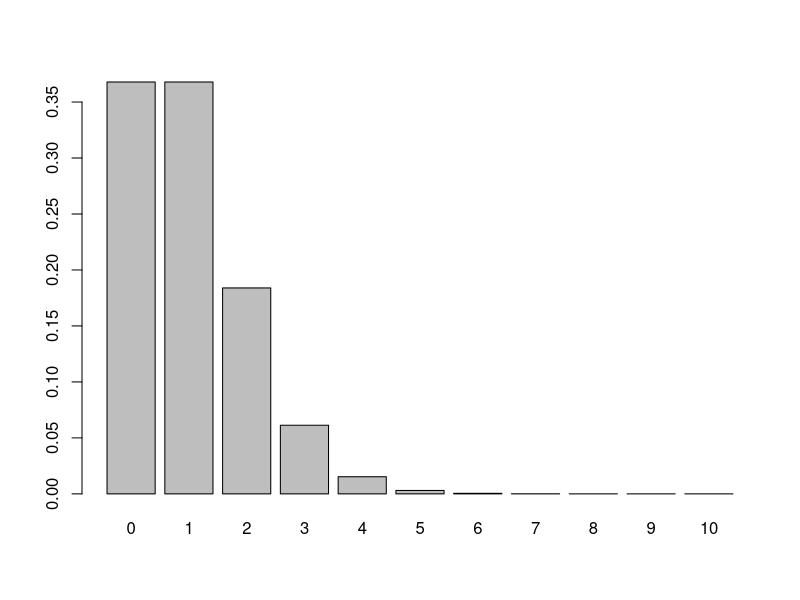
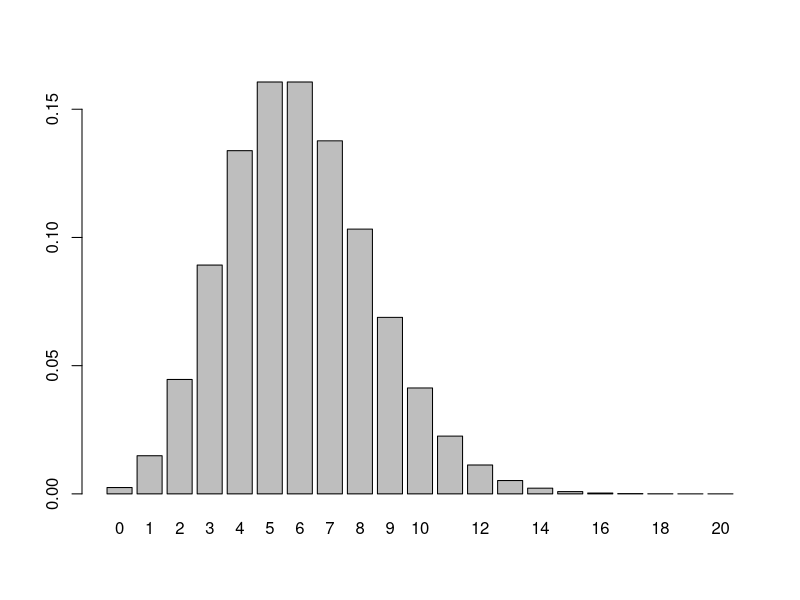
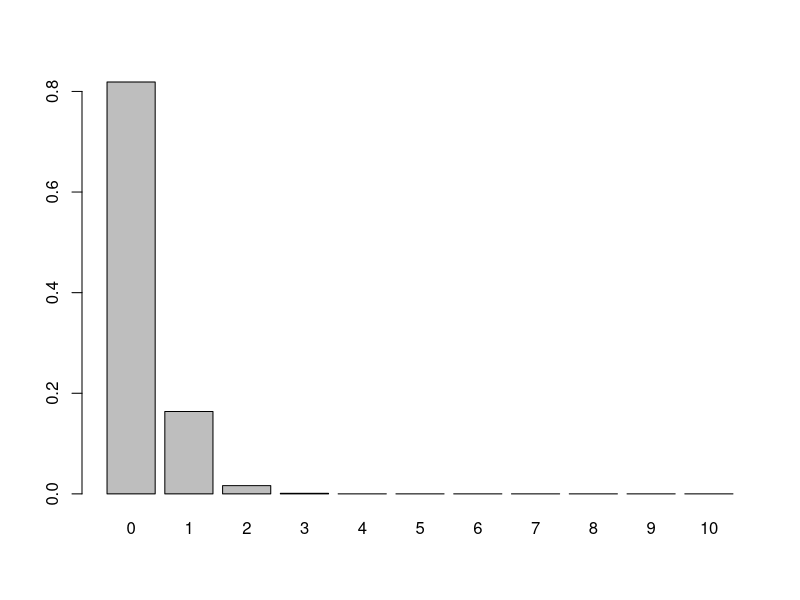
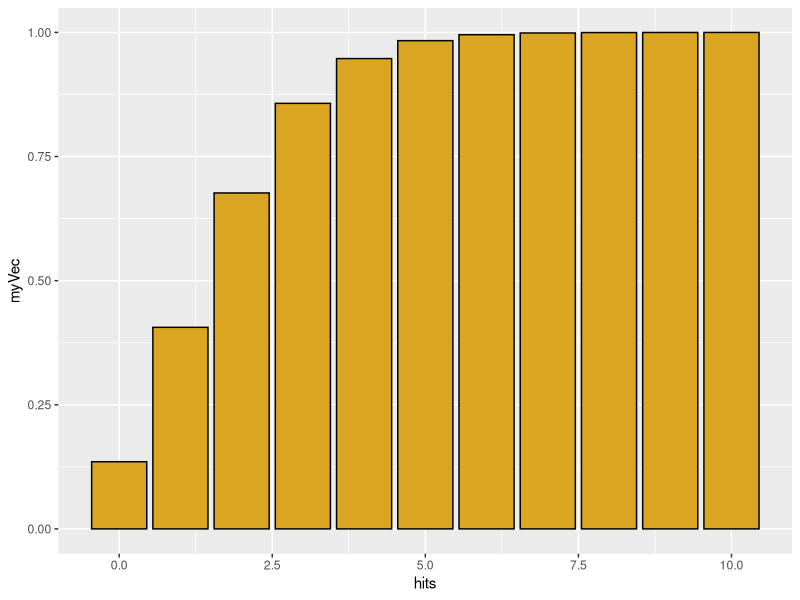
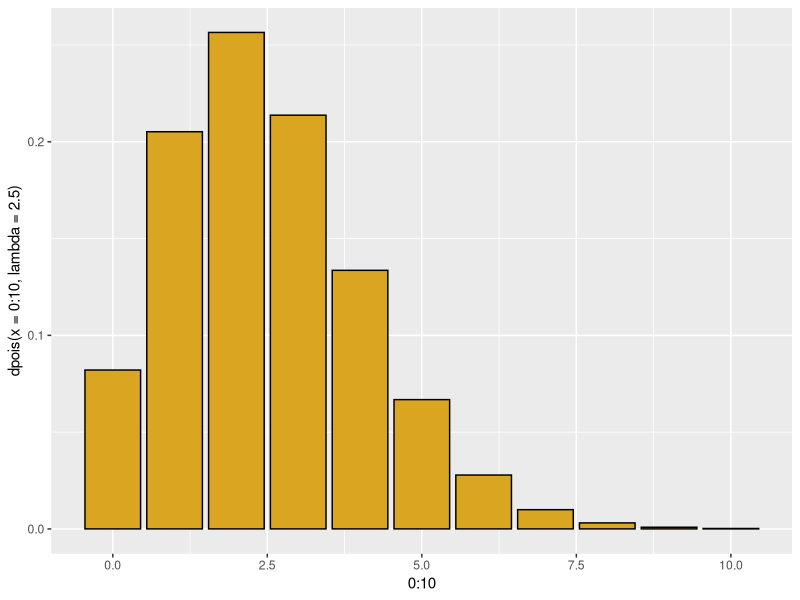
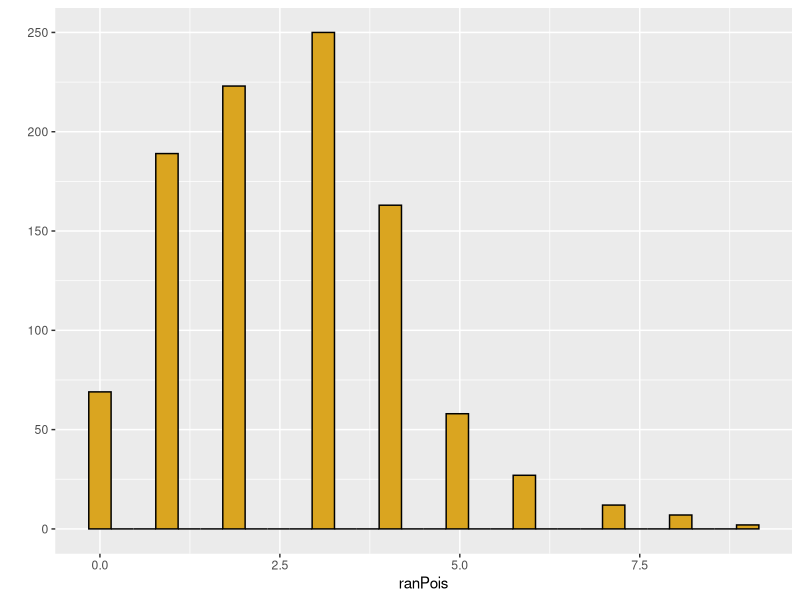
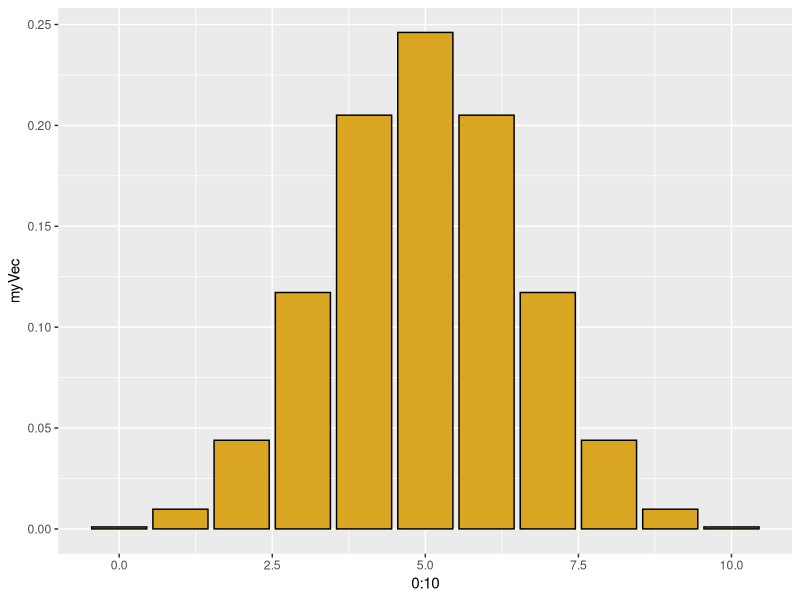
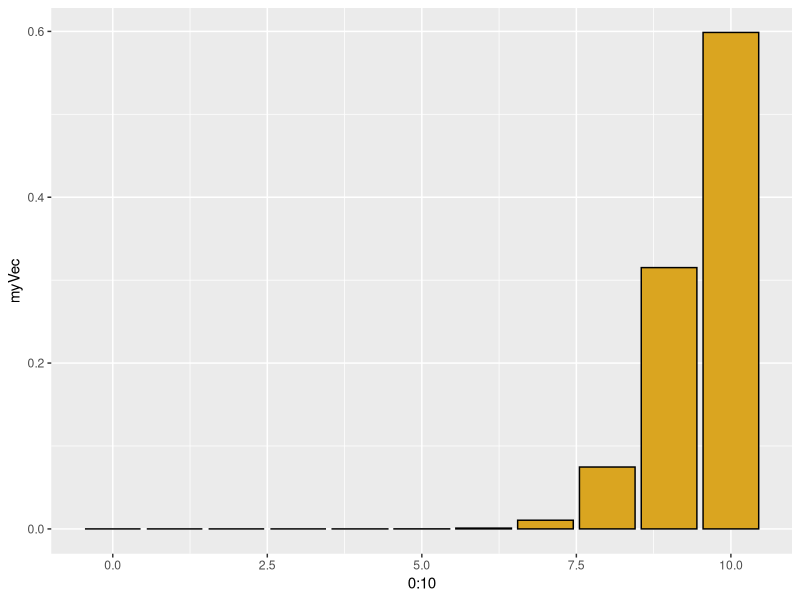

Here is the R script that generated these plots, in order:
# Examples of probability distributions
# October 2 2018
# AMP


#R prefixes:
#  d – probability density function
#p – cumulative distribution function
#q – quantile function (the “inverse” of p) = value of x that will yield a particular tail probability
#r – random number generation

#x is a random variable drawn from a stats distribution

library(ggplot2)
library(MASS)
# Poisson distribution
# Discrete X >= 0
# Random events occur with a constant rate lambda

MyVec <-dpois(x= seq(0,10), lambda = 1)
names(MyVec) <- seq(0,10)
barplot(height=MyVec)


MyVec <-dpois(x= seq(0,20), lambda = 6)
names(MyVec) <- seq(0,20)
barplot(height=MyVec)


MyVec <-dpois(x= seq(0,10), lambda = 0.2)
names(MyVec) <- seq(0,10)
barplot(height=MyVec)

#sum of area under curve is 1
sum(MyVec)
# with lambda= 2, what is the probability of obtaining a zero?
dpois(x=0, lambda=2)

#p function for cumulative distribution values 
hits <- 0:10
myVec <- ppois(q=hits, lambda=2)
qplot(x=hits, y=myVec, geom="col", color =I("black"), fill = I("goldenrod"))
#cumulative, so always increases, will build up to 1, then stay constant

# for a poisson with lambda=2, what is the probability of a single draw yielding X <=1?
ppois(q=1, lambda=2)
#Can do it a little differently too:
p1 <- dpois(x=0, lambda=2)
print(p1)
p2 <- dpois(x=1, lambda=2)
p2
p1+p2 #shows that ppois is cumulative and gets us the same thing as if we did them separately then added them together

#the q function is the inverse of the p function: What is the number of hits corresponding to a tail probability mass?
qpois(p=0.5, lambda=2.5) #2 or fewer hits will give us a 50% probability or 50% of our data
qplot(x=0:10, y=dpois(x=0:10, lambda=2.5), geom="col", color=I("black"), fill=I("goldenrod"))

# simulate values directly
ranPois <- rpois(n=1000, lambda=2.5)
qplot(x=ranPois, color=I("black"), fill=I("goldenrod"))# single continuous variable, so we only have to specify x

# for real or simulated data, get a 95% interval over the distribution

quantile(x=ranPois, probs = c(0.025, 0.975))

#binomial function, p = probability of dichotomous outcome
#number of trials
# x = possible outcomes, is bounded between 0 and number of trials that we conduct

hits <- 0:10
myVec <- dbinom(x=hits, size=10, prob=0.5)
qplot(x=0:10, y=myVec, geom= "col", color=I("black"), fill=I("goldenrod"))

# What is the probability of getting 5 heads out of 10 coin tosses?
dbinom(x=5, size=10, prob=0.5) #This is the prob. of getting exactly 5

hits <- 0:10
myVec <- dbinom(x=hits, size=10, prob=0.95) # if we're using an unfair coin
qplot(x=0:10, y=myVec, geom= "col", color=I("black"), fill=I("goldenrod")) 

pbinom(q=5, size=10, prob=0.5)
pbinom(q=4, size=9, prob=0.5)

#get an exact 95% confidence Interval
qbinom(p=c(0.025, 0.975), size=100, prob=0.7) #if true .7 coin, then the 95% CI is between 61 and 79

myCoins <- rbinom(n=50, size=100, prob=0.5)


#negative binomial - if we have a series of Bernouli trials (coin toss) with p=probability of success, how many failures until we reach that number of successes?
# a Poisson process in which the value of lambda is not constant

nbiRan <- rnbinom(n=1000, size=10, mu=5) #discreet values that on average have a number of 5
qplot(x=nbiRan, color=I("black"), fill=I("goldenrod")) 

# increase size( = less variable)
nbiRan <- rnbinom(n=1000, size=100, mu=5) #discreet values that on average have a number of 5
qplot(x=nbiRan, color=I("black"), fill=I("goldenrod")) 

#decreasing size parameter = more variable
nbiRan <- rnbinom(n=1000, size=0.1, mu=5) #size is small, so extremely rare events with really high numbers = skewed distribution, but still discrete integer values
qplot(x=nbiRan, color=I("black"), fill=I("goldenrod")) 


# continuous distribution
#uniform
#params = minimum and maximum

x <- runif(1000, min= 0, max=5) #bounded by 0 and 5
qplot(x=x, color=I("black"), fill=I("goldenrod")) 

#normal distribution
myNorm <- rnorm(n=100, mean=100, sd=2) #unbounded 
qplot(x=myNorm, color=I("black"), fill=I("goldenrod")) 

myNorm <- rnorm(n=100, mean=2, sd=2) #if we use a small mean, we can generate negative numbers in our normal distribution)
qplot(x=myNorm, color=I("black"), fill=I("goldenrod")) 
summary(myNorm)

tossZeroes <- myNorm[myNorm>0] #gets rid of zeros/negative numbers which is good, but now our mean is screwed up and too high
qplot(x=tossZeroes, color=I("black"), fill=I("goldenrod")) 
summary(tossZeroes)

# gamma, continuous positive values, not integers. Unbounded, but >0
# use shape and scale parameters (insead of mean and variance for ex.)

myGamma <- rgamma(n=100, shape=1, scale=10) #no negative values generated
qplot(x=myGamma, color=I("black"), fill=I("goldenrod")) 
#gamma with shape=1 is exponential with mean =scale parameter
#(size parameter in negative binomial is equivalent to shape parameter for a gammma distribution of lambdas)
#shape <=1 mode is very close to 0
myGamma <- rgamma(n=100, shape=0.1, scale=1) #no negative values generated
qplot(x=myGamma, color=I("black"), fill=I("goldenrod")) 

#mean=shape*scale
#variance = shape*scale^2

#beta distribution
#continuous, bounded at 0 and 1
#analagous to binomial, but it is the distribution of probability values, not the distribution of the number of successes  (ex. we know how many heads and tails we got, so we're trying to simulate the probability distribution it may have come from)
#shape1 = number of successes + 1
#shape2 = # of failures + 1

#shape1 = 1, shape2 = 1 (we haven't recorded any info yet, we have no heads and no tails)
myBeta <- rbeta(n=1000, shape1=1, shape2=1)
qplot(x=myBeta, color=I("black"), fill=I("goldenrod")) 

#shape1 = 2, shape2 = 1
myBeta <- rbeta(n=1000, shape1=2, shape2=1)
qplot(x=myBeta, color=I("black"), fill=I("goldenrod"))

# two tosses, 1 head and 1 tail
myBeta <- rbeta(n=1000, shape1=2, shape2=2)
qplot(x=myBeta, color=I("black"), fill=I("goldenrod"))

#throw two tails
myBeta <- rbeta(n=1000, shape1=1, shape2=3)
qplot(x=myBeta, color=I("black"), fill=I("goldenrod"))

# get better data (more coin tosses)
myBeta <- rbeta(n=1000, shape1=70, shape2=30)
qplot(x=myBeta, xlim=c(0,1), color=I("black"), fill=I("goldenrod"))

myBeta <- rbeta(n=1000, shape1=0.1, shape2=0.5) #doesn't work very well with shapes less than 1
qplot(x=myBeta, xlim=c(0,1), color=I("black"), fill=I("goldenrod"))
